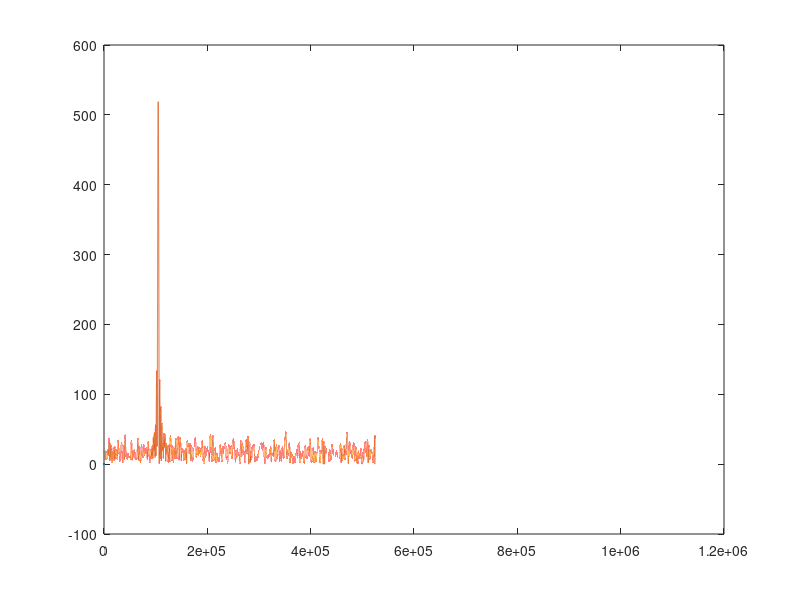

The MATLAB source for this figure:
clear all;
close all;

%% Define parameters

F_s = 10^6;
T = 1/F_s;

f_0 = 10^5;
omega_0 = 2*pi*f_0;
phi = pi/8;
A = 1;

SNR_decibel = 1;
SNR = db2mag(SNR_decibel);
sigma_square = A^2/2*SNR;
sigma = sqrt(A^2./(2*SNR));

N = 513;
P = N*(N-1)/2;
Q = N*(N-1)*(2*N-1)/6;
n_0 = -P/N;
t = 0:T:T*(N-1);
k = [10,12,14,16,18,20];
M = 2^20;

%% Define signal

x = A* exp(1i*(omega_0*t + phi)); %%+ sigma*randn(1,N) + 1i*sigma*randn(1,N);

plot(real(x)); hold on;
%plot(imag(x)); hold off;

w_r = normrnd(0,sigma,1,N);
w_i = 1i*normrnd(0,sigma,1,N);

x = A* exp(1i*(omega_0*t + phi)) + w_r + w_i;

%% Find CRLB
CRLB_freq = 12*sigma_square / A^2*T^2*N*(N^2-1);
CRLB_phase = 12*sigma_square*(n_0^2*N+2*n_0*P+Q) / (A^2*N^2*(N^2-1));

%% Fourier transform of x

M = 2^k(6);
x = [x zeros(1,M-size(x,2))];

Y = fft(x,M);
Y = Y .* [ones(1,0.5*M), zeros(1,0.5*M)];
[val, m_star] = max(Y);

%% Find estimates

omega_hat = (2*pi*m_star) / (M*T);
phi_hat = angle(exp(-1i*omega_hat*n_0*T) * val);


%% Estimation errors

e_omega = omega_0 - omega_hat;
e_phi = phi - phi_hat;

%% Plot

plot(abs(Y));
